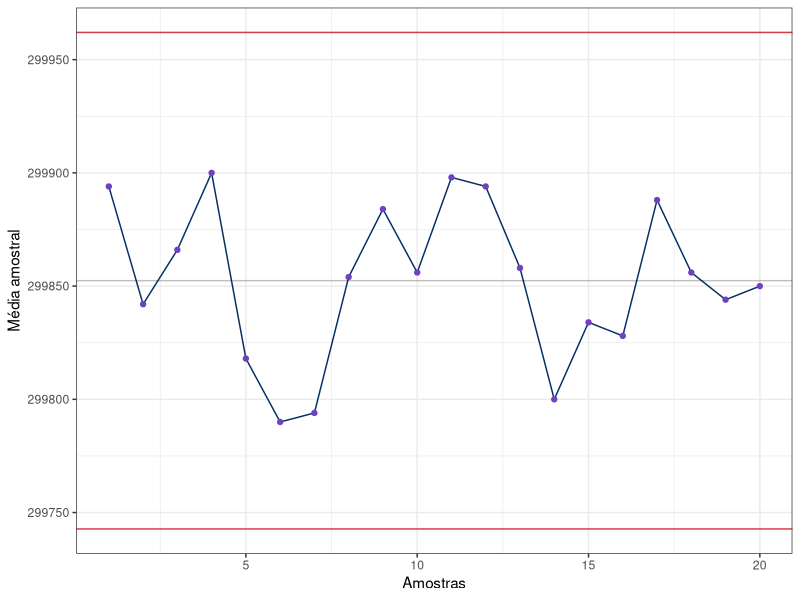
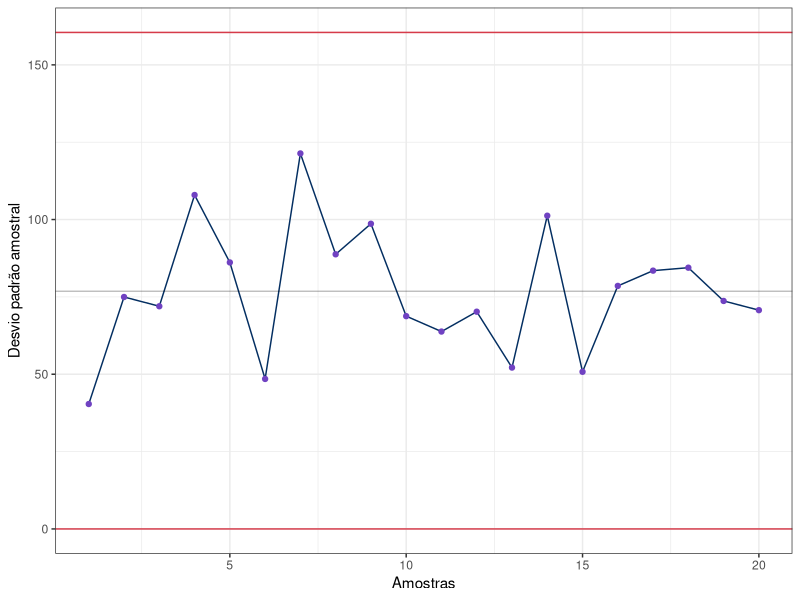

Reproduce these figures in R, in order.
## ---- chunk 1
library(tidyverse)
data <- morley |>
    mutate(Speed = Speed + 299000) |>
    summarise(
   	    xbar = mean(Speed),
   	    s = sd(Speed),
   	    .by = Run
    )
## ---- chunk 2
A3 <- 1.427
data |>
    ggplot(aes(x = Run, y = xbar)) +
    geom_line(color = "#032e61") +
    geom_point(color = "#7042c2") +
    geom_hline(aes(yintercept = mean(xbar) - A3 * mean(s)), color = "#d63b4a") +
    geom_hline(aes(yintercept = mean(xbar)), alpha = 0.25) +
    geom_hline(aes(yintercept = mean(xbar) + A3 * mean(s)), color = "#d63b4a") +
    labs(x = "Amostras", y = "Média amostral") +
    theme_bw()
## ---- chunk 3
B3 <- 0
B4 <- 2.089
data |>
    ggplot(aes(x = Run, y = s)) +
    geom_line(color = "#032e61") +
    geom_point(color = "#7042c2") +
    geom_hline(aes(yintercept = mean(s) * B3), color = "#d63b4a") +
    geom_hline(aes(yintercept = mean(s)), alpha = 0.25) +
    geom_hline(aes(yintercept = mean(s) * B4), color = "#d63b4a") +
    labs(x = "Amostras", y = "Desvio padrão amostral") +
    theme_bw()
